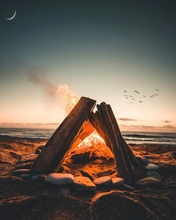
%> input picture Compresion-de-colores-con-kmeans/fogata.jpg, 176 x 220 px, shrunk from 1080 x 1350 before the run
$ octave kmeans_paleta_de_colores.m   (GNU Octave 9; MATLAB toolbox functions it lacks are replaced by stand-ins)
%> lines starting %> are read from the running program, lines starting %| are printed output that depends on the picture
%> further down, IMG_ORIGINAL is the input picture: size 220x176x3 uint8; mean R, G, B 108.2, 96.8, 85.7
### Compresion-de-colores-con-kmeans/COLORCOMP.m
function [IMG_COMP, IMG_IDX] = COLORCOMP(IMG_ORIGINAL, K)
%> called with K = 8
%Funcion que extrae las caracteristicas de colores RGB de los pixeles de
%la imagen y hace clustering mediante algoritmo k-means

%variables inciales *****************************************************
distancia = zeros(K,1);
centros_inicial = zeros(K,3);
centros_new = zeros(K,3);
cluster = zeros(size(IMG_ORIGINAL,1), size(IMG_ORIGINAL,2));
sumaR = 0;
sumaG = 0;
sumaB = 0;
cont = 0;
cont_dist = 9999999999;

%Extraccion de caracteristicas
R = double(IMG_ORIGINAL(:,:,1));
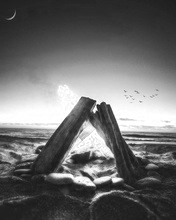
%> R: size 220x176 double; min 22, max 255, mean 108.2
G = double(IMG_ORIGINAL(:,:,2));
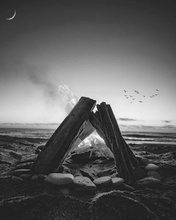
%> G: size 220x176 double; min 11, max 254, mean 96.8
B = double(IMG_ORIGINAL(:,:,3));
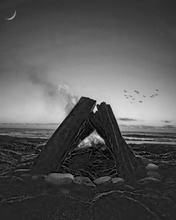
%> B: size 220x176 double; min 0, max 245, mean 85.7

%Inicializacion*****************************************************************

%Establecer los primeros centroides
for i=1:K
    a = randperm(size(IMG_ORIGINAL,1),1);
    b = randperm(size(IMG_ORIGINAL,2),1);
    centros_inicial(i,:) = [R(a, b),G(a, b),B(a, b)];
end
%> after the loop, centros_inicial = [34 34 36; 206 175 147; 122 51 5; 79 32 12; 63 50 42; 62 52 50; 125 133 120; 107 90 80]

%asignacion inicial
for i=1:size(IMG_ORIGINAL,1)
    for j=1:size(IMG_ORIGINAL,2)
        for k=1:K
            distancia(k) = sqrt(power(centros_inicial(k,1)-R(i,j),2) + power(centros_inicial(k,2)-G(i,j),2) + power(centros_inicial(k,3)-B(i,j),2));
            if (distancia(k)<cont_dist)
                    contador_cluster = k;
                    cont_dist = distancia(k);
            end
        end
        cluster(i,j) = contador_cluster;
        cont_dist = 9999999999999;
    end
end
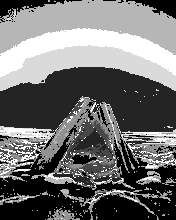
%> cluster: size 220x176 double; min 1, max 8, mean 4.07; drawn with min black and max white
%> after the loop, contador_cluster = 1; distancia = [2.45; 251; 96.56; 52.34; 36.04; 38.55; 160.9; 104.4]

%Actualizacion y nueva asinacion ***************************************
for t=1:10

%numero de iteracion
fprintf("\nIteracion N° %d del algoritmo K-means.",t);

%obtener nuevos centros de grupos
for k=1:K
    for i=1:size(IMG_ORIGINAL,1)
        for j=1:size(IMG_ORIGINAL,2)
            if (cluster(i,j)==k)
                sumaR = sumaR + R(i,j);
                sumaG = sumaG + G(i,j);
                sumaB = sumaB + B(i,j);
                cont = cont + 1;
            end
        end
    end
    if cont~=0
        promR = sumaR / cont;
        promG = sumaG / cont;
        promB = sumaB / cont;
        centros_new(k,:) = [round(promR), round(promG), round(promB)];
    end
    sumaR = 0;
    sumaG = 0;
    sumaB = 0;
    cont = 0;
end

%obtener nuevas asignaciones
cont_dist = 9999999999;
for i=1:size(IMG_ORIGINAL,1)
    for j=1:size(IMG_ORIGINAL,2)
        for k=1:K
            distancia(k) = sqrt(power(centros_new(k,1)-R(i,j),2) + power(centros_new(k,2)-G(i,j),2) + power(centros_new(k,3)-B(i,j),2));
            if (distancia(k)<cont_dist)
                    contador_cluster = k;
                    cont_dist = distancia(k);
            end
        end
        cluster(i,j) = contador_cluster;
        cont_dist = 99999999;
    end
end

end

%Resultado**************************************************************
IMG_COMP = cluster;
IMG_IDX = centros_new;

end

### Compresion-de-colores-con-kmeans/kmeans_paleta_de_colores.m
%Clustering de RGB de imagen por medio del algoritmo k-means
%Y paleta de colores
%joaquin Farias
%Procesamiento moderno de señales

clc
clear

%Se extre los datos de la imagen original
IMG_ORIGINAL = imread('fogata.jpg');

fprintf('Hola, Este es un programa para compilar colores RGB de imagenes mediante \n el algoritmo K-means.\n')
prompt = 'Ingrese un valor para K = ';

%se elije el numero de conjuntos K
K = 8;

%Se compila la imagen con el algoritmo k-means en K conjuntos
tic_kmeans = tic;
%> (the run ends here)
